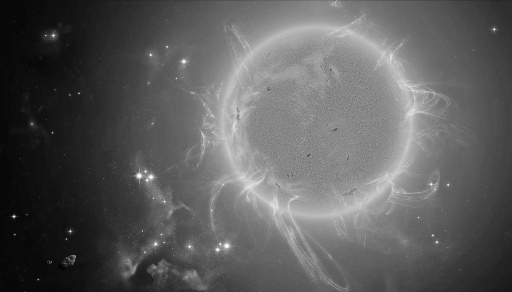
%> input picture 1/sun1.jpg, 512 x 292 px
$ octave hist_method.m   (GNU Octave 9; MATLAB toolbox functions it lacks are replaced by stand-ins)
%> lines starting %> are read from the running program, lines starting %| are printed output that depends on the picture
I = imread('sun1.jpg');
%> I is the input picture: size 292x512x3 uint8; min 0, max 253, mean 92.2
I=rgb2gray(I);
%> I: size 292x512 uint8
imshow(I);
figure
imhist(I);
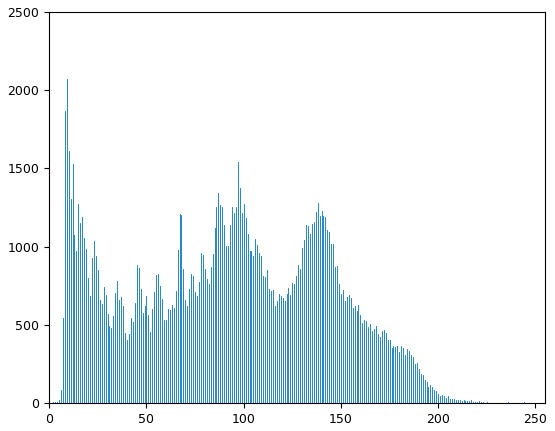
%> figure redrawn from the program's plot data; highest point at x = 9, y = 2070
figure
I=histeq(I,256);
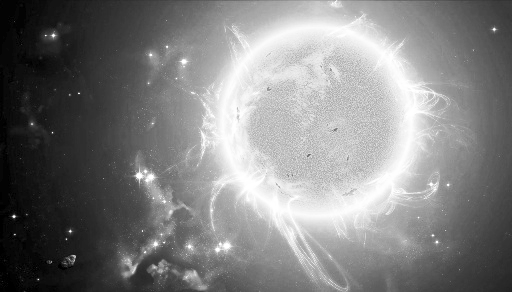
%> I: size 292x512 uint8; min 0, max 255, mean 127.8
imhist(I);
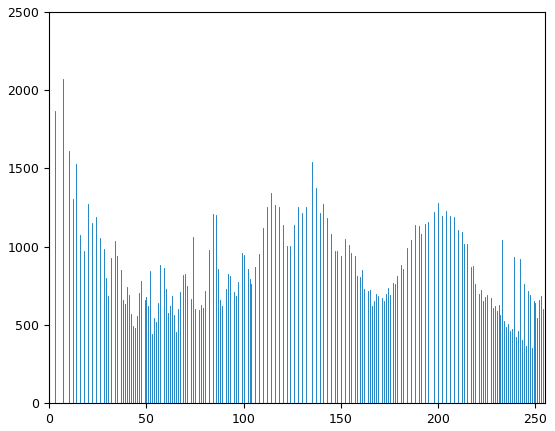
%> figure redrawn from the program's plot data; highest point at x = 7, y = 2070
figure
imshow(I);
